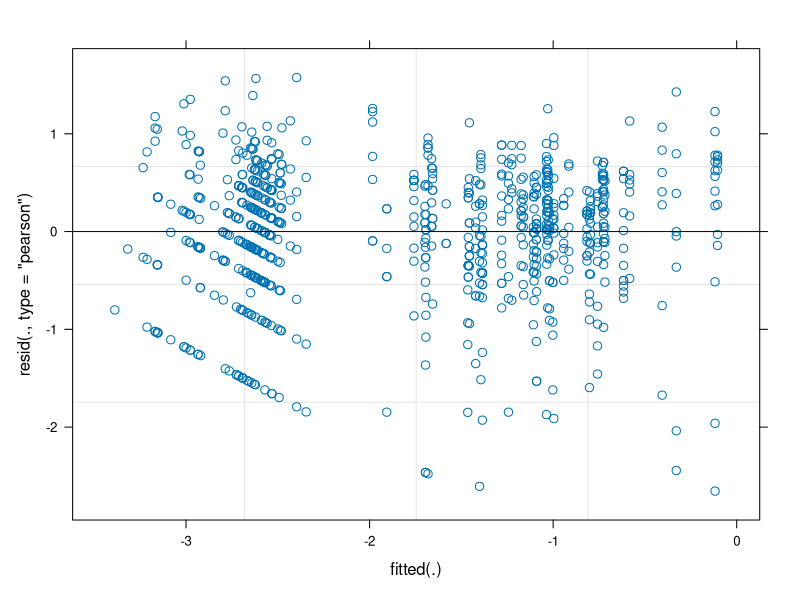

Here is the R script that generated this plot: (Note: this script raises an error after producing the figure.)
library(ggplot2)
library(lme4)
library(nlme)
library(lsmeans)
library(lubridate)
library(multcompView)
library(car)

setwd("D:/Iowa State University/Debinski Lab/Nectar data/MAL")

buckvol15 <- read.csv("nectar analysis/data files/buckvol15.csv", header = T)
buckvol16 <- read.csv("nectar analysis/data files/buckvol16.csv", header = T)
buckvolboth <- rbind(buckvol15,buckvol16)
rm(buckvol16)
rm(buckvol15)

buckvolboth$lnvol <- log(buckvolboth$volume)
buckvolboth$year <- as.factor(year(buckvolboth$date))

cellN <- with(buckvolboth, table(treatment, year))
cellN

cellMean <- with(buckvolboth, tapply(volume, list(treatment, year), mean))
cellMean

modlnvol <- lmer(lnvol ~ treatment * year + (1|plot) +(1|year:date), data = buckvolboth)
summary(modlnvol)

buck.vol <- emmeans::emmeans(modlnvol, c("treatment", "year"), type='response')
emmeans::joint_tests(buck.vol)

plot(modlnvol)
inflvol <- influence(modlnvol, obs = T)
plot(inflvol, which = "cook", main = "Buckwheat volume")

lnvol.grid <- ref.grid(modlnvol)
summary(lnvol.grid)

lnvol.treat <- lsmeans(lnvol.grid, "treatment")
pairs(lnvol.treat)

lnvol.year <- lsmeans(lnvol.grid, "year")
pairs(lnvol.year)

int.vol <- pairs(lnvol.grid, by = "year")
int.voltable <- update(int.vol, by = NULL)
int.voltable

test(pairs(int.voltable), joint = T)

Anova(modlnvol, type = 3)
